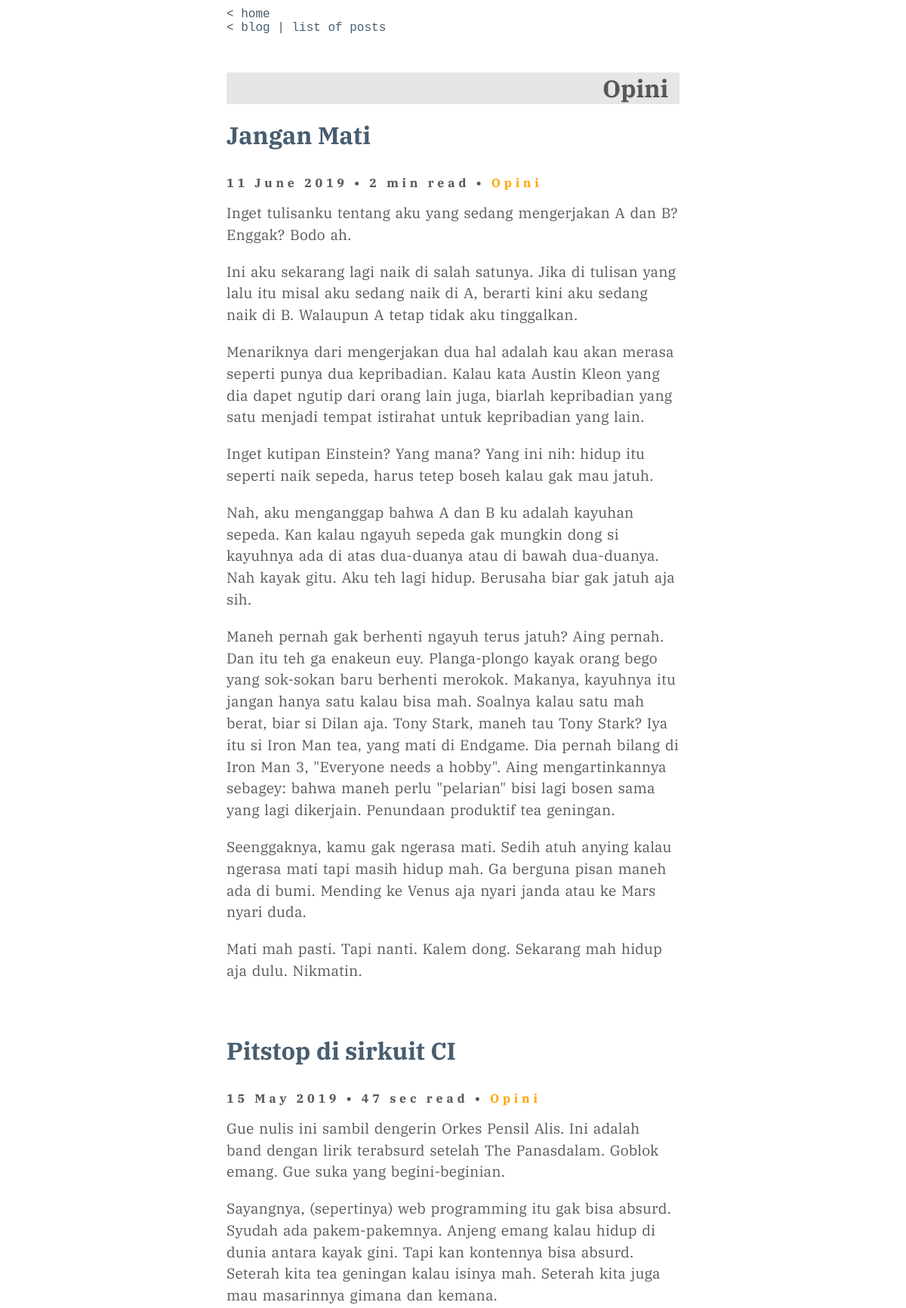
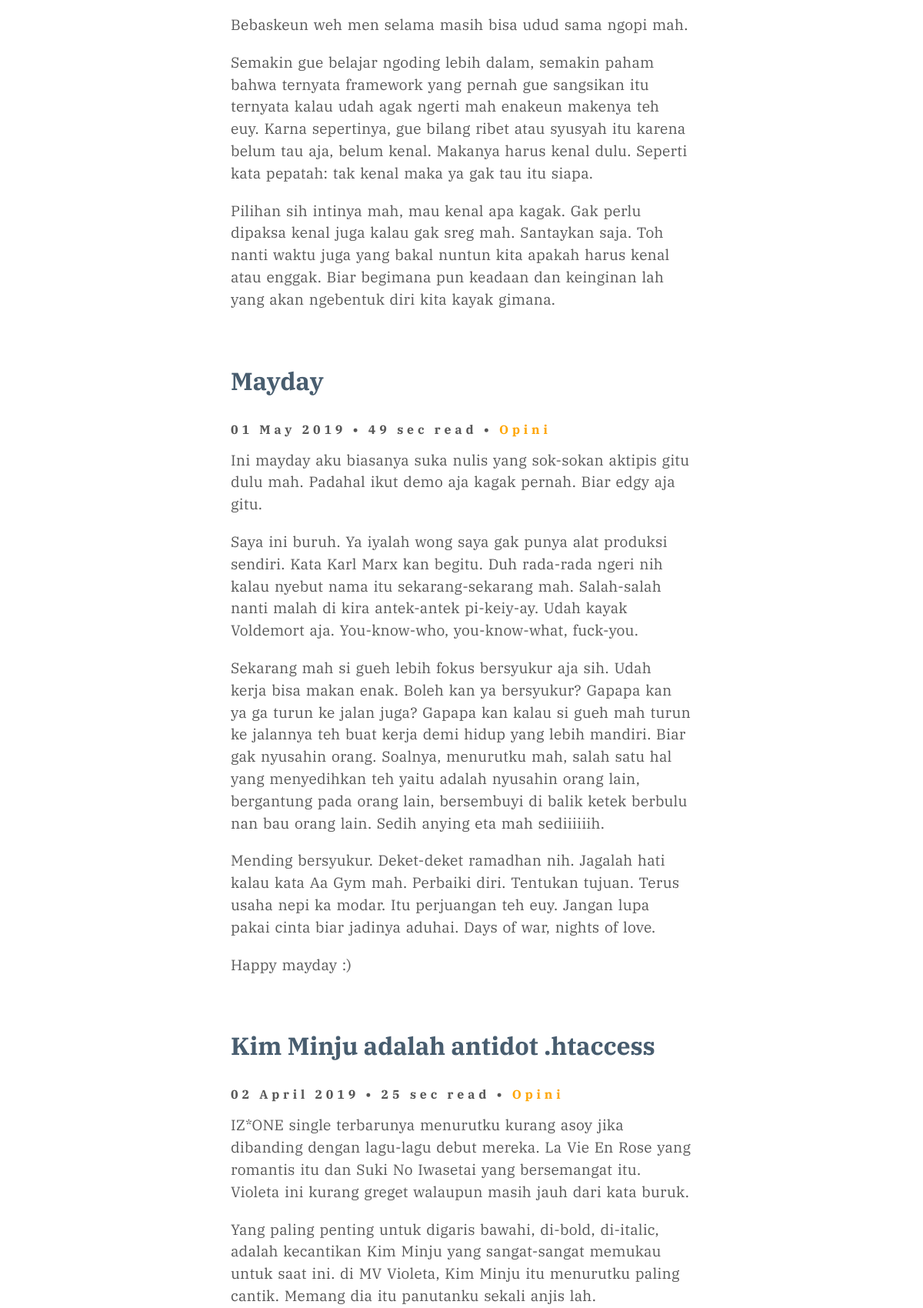
Screenshot of /post/tag/Opini (upper part) with the database file from the repository (2 pictures, top to bottom).
### tables this page shows
CREATE TABLE `blogpost` (
  `id` int(11) NOT NULL AUTO_INCREMENT,
  `judul` varchar(250) NOT NULL,
  `isi` text NOT NULL,
  `waktu` timestamp NOT NULL DEFAULT CURRENT_TIMESTAMP,
  `tag` varchar(20) NOT NULL,
  `slug` varchar(100) NOT NULL,
  PRIMARY KEY (`id`)
);

### app/functions/functions.php (called while the page is built, shortened)
<?php
function tulisanPerTag($tag){
	global $link;
	$query = "SELECT * FROM blogpost WHERE tag = '$tag' ORDER BY id DESC";
	$result = mysqli_query($link, $query) or die ('gagal nampilin data blog');;
	return $result;
}

### tag.php (the view, shortened to what this page needs)
<?php
require_once "app/templates/header.php";
$tag = $_GET['tag'];
if(isset($_GET['tag'])){
	$posts = tulisanPerTag($tag);
}
?>
<div class="homelink">
	<p><a href="<?=BASEURL;?>">&lt; home</a></p>
	<p><a href="../../blog">&lt; blog</a> | <a href="../../postlist">list of posts</a></p>
</div>
<div class="tagTitle">
	<h1><?=$tag;?>&nbsp;&nbsp;</h1>
</div>
<br>
<?php
while($row = mysqli_fetch_assoc($posts)):
$pecah = explode("\r\n\r\n", $row['isi']);
$text = "";
for($i=0; $i<=count($pecah)-1; $i++)
{
    $part = str_replace($pecah[$i], "<p class='content'>".$pecah[$i]."</p><br>", $pecah[$i]);
    $text .= $part;
}
$readtime = str_word_count($row['isi'])/225;
if ($readtime >= 1)
{
	$readtime = ceil($readtime) . ' min read';
} else {
	$readtime = ceil($readtime * 60) . ' sec read';
}
?>
<div class="artikel">
	<div class="title">
		<h1><a href="post.php?&slug=<?=$row['slug'];?>"><?= $row['judul']; ?></a></h1>
	</div>
	<div class="aftertitle"><?= date('d F Y', strtotime($row['waktu'])); ?> • <?=$readtime;?> • <a href="tag.php?&tag=<?=$row['tag'];?>"><?= $row['tag']; ?></a></div>
	<p class="content"><?=$text;?></p>
</div>
<?php endwhile; ?>
<?php require_once	"app/templates/footer.php";?>

### public/css/style.css (style rules this page uses)
* { margin: 0; padding: 0; }
a { color: #485d6f; }
a:link { text-decoration: none; }
.homelink { font-family: 'Courier', serif; margin-top: 10px; margin-bottom: 50px; }
.aftertitle { font-weight: bold; margin-top: 2rem; margin-bottom: 1rem; letter-spacing: 0.3rem; }
.aftertitle a { color: orange; }
.artikel { margin-bottom: 50px; }
.content { word-spacing: 2px; letter-spacing: .00836rem; font-size: 1.2rem; line-height: 1.8rem; }
.tagTitle { background-color: #E6E6E6; text-align: right; }

### rows the page displays
blogpost: judul "Jangan Mati", waktu "11 June 2019", isi "2 min read", tag "Opini", isi "Inget tulisanku tentang aku yang sedang mengerjakan A dan B? Enggak? Bodo ah. Ini aku sekarang lagi naik di salah satunya. Jika di tulisan yang lalu itu misal aku sedang naik di A, berarti kini aku sedang naik di B. Walaupun A tetap tidak aku tinggalkan. Menariknya dari mengerjakan dua hal adalah kau akan merasa seperti punya dua kepribadian. Kalau kata Austin Kleon yang dia dapet ngutip dari orang lain juga, biarlah kepribadian yang satu menjadi tempat istirahat untuk kepribadian yang lain. Inget kutipan Einstein? Yang mana? Yang ini nih: hidup itu seperti naik sepeda, harus tetep boseh kalau gak mau jatuh. Nah, aku menganggap bahwa A dan B ku adalah kayuhan sepeda. Kan kalau ngayuh sepeda…"
blogpost: judul "Pitstop di sirkuit CI", waktu "15 May 2019", isi "47 sec read", tag "Opini", isi "Gue nulis ini sambil dengerin Orkes Pensil Alis. Ini adalah band dengan lirik terabsurd setelah The Panasdalam. Goblok emang. Gue suka yang begini-beginian. Sayangnya, (sepertinya) web programming itu gak bisa absurd. Syudah ada pakem-pakemnya. Anjeng emang kalau hidup di dunia antara kayak gini. Tapi kan kontennya bisa absurd. Seterah kita tea geningan kalau isinya mah. Seterah kita juga mau masarinnya gimana dan kemana. Bebaskeun weh men selama masih bisa udud sama ngopi mah. Semakin gue belajar ngoding lebih dalam, semakin paham bahwa ternyata framework yang pernah gue sangsikan itu ternyata kalau udah agak ngerti mah enakeun makenya teh euy. Karna sepertinya, gue bilang ribet atau…"
blogpost: judul "Mayday", waktu "01 May 2019", isi "49 sec read", tag "Opini", isi "Ini mayday aku biasanya suka nulis yang sok-sokan aktipis gitu dulu mah. Padahal ikut demo aja kagak pernah. Biar edgy aja gitu. Saya ini buruh. Ya iyalah wong saya gak punya alat produksi sendiri. Kata Karl Marx kan begitu. Duh rada-rada ngeri nih kalau nyebut nama itu sekarang-sekarang mah. Salah-salah nanti malah di kira antek-antek pi-keiy-ay. Udah kayak Voldemort aja. You-know-who, you-know-what, fuck-you. Sekarang mah si gueh lebih fokus bersyukur aja sih. Udah kerja bisa makan enak. Boleh kan ya bersyukur? Gapapa kan ya ga turun ke jalan juga? Gapapa kan kalau si gueh mah turun ke jalannya teh buat kerja demi hidup yang lebih mandiri. Biar gak nyusahin orang. Soalnya, menurutku mah,…"
blogpost: judul "Kim Minju adalah antidot .htaccess", waktu "02 April 2019", isi "25 sec read", tag "Opini", isi "IZ*ONE single terbarunya menurutku kurang asoy jika dibanding dengan lagu-lagu debut mereka. La Vie En Rose yang romantis itu dan Suki No Iwasetai yang bersemangat itu. Violeta ini kurang greget walaupun masih jauh dari kata buruk. Yang paling penting untuk digaris bawahi, di-bold, di-italic, adalah kecantikan Kim Minju yang sangat-sangat memukau untuk saat ini. di MV Violeta, Kim Minju itu menurutku paling cantik. Memang dia itu panutanku sekali anjis lah."

### other values shown
$tag "Opini"
